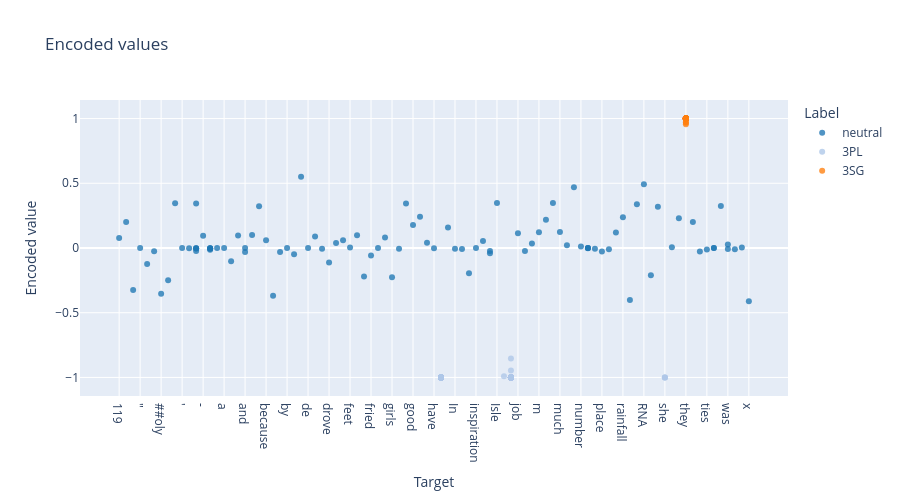

Notebook code for this chart:
### Markdown cell above
Every point is one example; hover to read the sentence and spot outliers.

### Code cell
trainer.plot_encoder_scatter(
    encoder_df=enc["encoder_df"], max_points=500, color_by="label",
    label_name_mapping={"1.0": "3SG", "-1.0": "3PL", "0.0": "neutral"}, title="Encoded values",
);

### Figure 1 — Plotly figure (JSON) as saved in the notebook; plotly's stock layout.template omitted (floating-point values rounded to 4 significant figures; data arrays with more than 128 entries replaced by an {"elided": "..."} marker saying what was removed)
{"data": [{"customdata": {"elided": "100x6 mixed values"}, "hovertemplate": "Label=%{customdata[2]}<br>Target=%{x}<br>Encoded value=%{y}<br>Text=%{customdata[0]}<br>Factual token=%{customdata[1]}<br>Split=%{customdata[3]}<br>Source=%{customdata[4]}<br>Target class=%{customdata[5]}<extra></extra>", "legendgroup": "neutral", "marker": {"color": "#1f77b4", "opacity": 0.78, "symbol": "circle"}, "mode": "markers", "name": "neutral", "orientation": "v", "showlegend": true, "type": "scatter", "x": ["although", "capable", "'", "noted", "baby", "were", ",", "from", "place", "-", "gradually", "##th", "going", "surviving", "about", "##ead", "for", "important", ",", ",", ".", "attempting", ".", "x", "ties", "drove", "@", "later", "de", "119", "infantry", "given", "launch", "and", "good", "by", ".", "##s", "\"", "filming", "because", "girls", "is", "explode", "On", "##oly", "Ha", ",", "Isle", "##mm", "fried", "feet", "of", "through", ".", "was", "260", "minor", "and", "number", ",", "national", "broad", "between", ")", "was", "to", "con", "to", "much", "Sonic", "Reds", "do", "is", "Tibetan", "of", "who", "Rotterdam", "R", "m", "gave", "emotionally", "investigation", "promoted", "a", "descriptions", "Mi", "have", "inch", "In", "of", "remixes", ".", "2009", "RNA", "job", "inspiration", "S", "Treasure", "rainfall"], "xaxis": "x", "y": [0.09724, -0.04735, -0.000943, 0.47, 0.3227, -0.008849, -0.001152, -0.0009386, -0.02741, 0.09376, 0.2409, 0.3459, 0.3442, 0.2297, -0.1022, -0.124, -0.2199, 0.1578, -0.004041, 0.3438, -0.01388, 0.1003, -0.002005, -0.4109, -0.01201, -0.1121, 0.0008296, -0.02264, -0.0001515, 0.07819, -0.1945, -0.004988, 0.0356, -0.03022, 0.1783, -0.000752, -0.004027, -0.2493, -0.0008225, 0.09767, 0.05892, -0.2264, -0.02323, 0.0608, -0.00593, -0.3533, 0.0402, -0.02349, 0.3469, -0.02541, -0.05863, 0.004527, -0.0007126, 0.2005, -0.003703, -0.006819, 0.2011, 0.3478, -0.0005087, 0.01169, -0.001221, 0.02148, -0.03093, -0.3682, -0.00154, 0.02626, -0.0006337, 0.5498, -0.0004941, 0.1227, 0.006379, -0.4017, -0.005769, -0.03987, -0.02609, -0.0008394, 0.002998, -0.2104, 0.1203, 0.1219, 0.08066, 0.03937, 0.0533, -0.009536, -0.0007973, 0.08832, 0.218, -0.001865, -0.007879, -0.006575, -0.002044, 0.3385, -0.002585, -0.3239, 0.4933, 0.1145, -9.428e-06, 0.3178, 0.3246, 0.2381], "yaxis": "y"}, {"customdata": {"elided": "50x6 mixed values"}, "hovertemplate": "Label=%{customdata[2]}<br>Target=%{x}<br>Encoded value=%{y}<br>Text=%{customdata[0]}<br>Factual token=%{customdata[1]}<br>Split=%{customdata[3]}<br>Source=%{customdata[4]}<br>Target class=%{customdata[5]}<extra></extra>", "legendgroup": "3PL", "marker": {"color": "#aec7e8", "opacity": 0.78, "symbol": "circle"}, "mode": "markers", "name": "3PL", "orientation": "v", "showlegend": true, "type": "scatter", "x": ["it", "it", "she", "it", "it", "it", "he", "it", "he", "It", "it", "she", "he", "it", "he", "it", "it", "it", "it", "he", "he", "it", "it", "he", "it", "it", "she", "it", "it", "it", "he", "it", "it", "he", "it", "he", "he", "he", "he", "he", "it", "it", "he", "it", "he", "it", "it", "it", "it", "he"], "xaxis": "x", "y": [-1.0, -1.0, -0.9995, -0.9999, -1.0, -1.0, -1.0, -1.0, -1.0, -0.9913, -0.9996, -1.0, -0.9996, -1.0, -1.0, -1.0, -1.0, -1.0, -0.9998, -0.9999, -0.9999, -0.9999, -1.0, -1.0, -1.0, -1.0, -1.0, -0.8545, -1.0, -0.9993, -0.9996, -0.9992, -0.9978, -1.0, -1.0, -1.0, -1.0, -1.0, -0.9989, -1.0, -1.0, -1.0, -0.9999, -1.0, -1.0, -0.9466, -1.0, -1.0, -1.0, -1.0], "yaxis": "y"}, {"customdata": {"elided": "50x6 mixed values"}, "hovertemplate": "Label=%{customdata[2]}<br>Target=%{x}<br>Encoded value=%{y}<br>Text=%{customdata[0]}<br>Factual token=%{customdata[1]}<br>Split=%{customdata[3]}<br>Source=%{customdata[4]}<br>Target class=%{customdata[5]}<extra></extra>", "legendgroup": "3SG", "marker": {"color": "#ff7f0e", "opacity": 0.78, "symbol": "circle"}, "mode": "markers", "name": "3SG", "orientation": "v", "showlegend": true, "type": "scatter", "x": ["they", "they", "they", "they", "they", "they", "they", "they", "they", "they", "they", "they", "they", "they", "they", "they", "they", "they", "they", "they", "they", "they", "they", "they", "they", "they", "they", "they", "they", "they", "they", "they", "they", "they", "they", "they", "they", "they", "they", "they", "they", "they", "they", "they", "they", "they", "they", "they", "they", "they"], "xaxis": "x", "y": [1.0, 1.0, 1.0, 1.0, 1.0, 1.0, 0.9996, 1.0, 1.0, 1.0, 0.9993, 1.0, 1.0, 1.0, 1.0, 0.9982, 0.9996, 1.0, 1.0, 1.0, 1.0, 1.0, 1.0, 0.9991, 0.9999, 1.0, 0.997, 1.0, 0.9993, 1.0, 1.0, 0.974, 0.9999, 0.9998, 1.0, 1.0, 0.9561, 0.9999, 0.9995, 1.0, 0.9999, 1.0, 0.9675, 0.9991, 1.0, 1.0, 1.0, 1.0, 1.0, 0.9999], "yaxis": "y"}], "layout": {"height": 500, "legend": {"title": {"text": "Label"}, "tracegroupgap": 0}, "title": {"text": "Encoded values"}, "xaxis": {"anchor": "y", "categoryarray": ["119", "260", "2009", "\"", "##ead", "##mm", "##oly", "##s", "##th", "'", ")", ",", "-", ".", "@", "a", "about", "although", "and", "attempting", "baby", "because", "between", "broad", "by", "capable", "con", "de", "descriptions", "do", "drove", "emotionally", "explode", "feet", "filming", "for", "fried", "from", "gave", "girls", "given", "going", "good", "gradually", "Ha", "have", "he", "important", "In", "inch", "infantry", "inspiration", "investigation", "is", "Isle", "It", "it", "job", "later", "launch", "m", "Mi", "minor", "much", "national", "noted", "number", "of", "On", "place", "promoted", "R", "rainfall", "Reds", "remixes", "RNA", "Rotterdam", "S", "she", "Sonic", "surviving", "they", "through", "Tibetan", "ties", "to", "Treasure", "was", "were", "who", "x"], "categoryorder": "array", "domain": [0.0, 1.0], "title": {"text": "Target"}}, "yaxis": {"anchor": "x", "domain": [0.0, 1.0], "title": {"text": "Encoded value"}}}}
